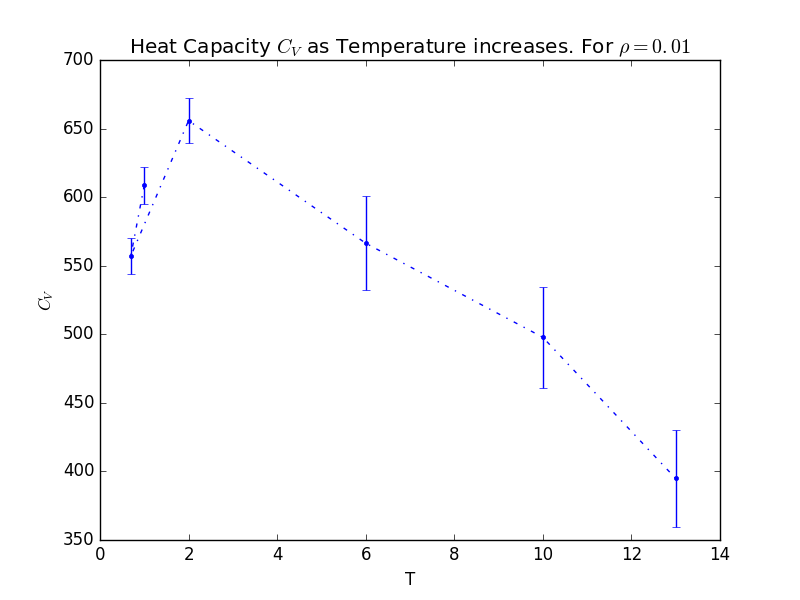

Write Python code to recreate this figure.
import numpy as np
import matplotlib.pyplot as plt
from scipy import stats


def find_CV(name):
    d_data = (np.loadtxt(name,skiprows=1).T)
    dT = d_data[3]
    dQ = d_data[2]

    slope, intercept, r_value, p_value, std_err = stats.linregress(dT,dQ)
    return slope, std_err

d_data = (np.loadtxt("problem_d_lammps.dat",skiprows=1).T)
dT = d_data[3]
dQ = d_data[2]

slope, intercept, r_value, p_value, std_err = stats.linregress(dT,dQ)

dT_cont = np.linspace(np.min(dT),np.max(dT),1000)


##############
# Oppgave f) #
##############

Ts = [1,0.694,2,6,10,13]
T_names = ["0694","2","6","10","13"]
C_Vs = [slope]
uncertainties = [std_err]

for t,name in zip(Ts[1:],T_names):

    slope,std_err = find_CV("problem_d_lammps%s.dat" %name)
    
    C_Vs.append(slope)
    uncertainties.append(std_err)

plt.errorbar(Ts,C_Vs,uncertainties,fmt=".-.")
plt.title(r"Heat Capacity $C_V$ as Temperature increases. For $\rho = 0.01$")
plt.xlabel("T")
plt.ylabel(r"$C_V$")
plt.show()
